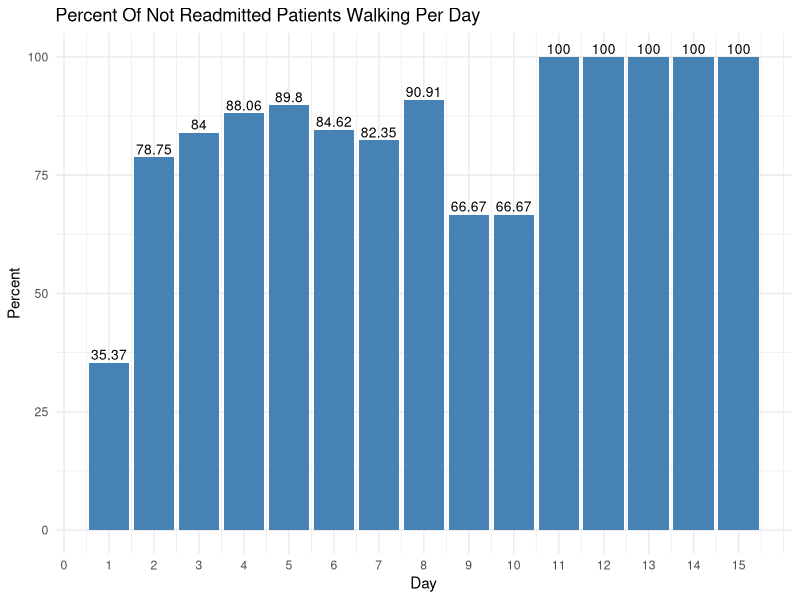

This chart was generated by the following R code:
## ---- chunk 1
library(tidyverse)

pop <- read.csv("data_files/percent_of_patients_not_readmitted.csv",
               fileEncoding="UTF-8-BOM",
               header =TRUE)
ggplot(data=pop, aes(x=Day, y=Percent)) + 
  geom_bar(stat="identity", fill="steelblue") +
  geom_text(aes(label=Percent), vjust=-0.3, size=3.5)+
  scale_x_continuous(breaks=seq(0,15,1)) +
  ggtitle("Percent Of Not Readmitted Patients Walking Per Day") +
  theme_minimal()
